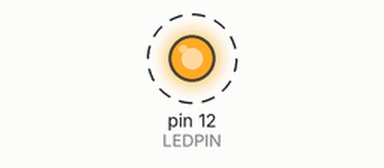
Recording of a sketch running on a simulated Arduino Uno, built with avr-gcc and run on an emulated ATmega328P. Shown: output pins drawn as LEDs (lit = HIGH). Dashed ring = blinking. What the sketch prints to the serial monitor is not drawn.

Above: at 0.5 s.
Timing chart, 0 to 4.6 s (numbered marks = the images above):
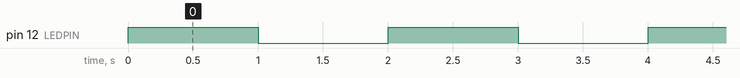

Measured:
- by itself, pin 12 (LEDPIN): alternates HIGH for 1.0 s and LOW for 1.0 s

The sketch:

LED.ino.ino
```cpp
/*
  Blink

  Turns an LED on for one second, then off for one second, repeatedly.

  Most Arduinos have an on-board LED you can control. On the UNO, MEGA and ZERO
  it is attached to digital pin 13, on MKR1000 on pin 6. LED_BUILTIN is set to
  the correct LED pin independent of which board is used.
  If you want to know what pin the on-board LED is connected to on your Arduino
  model, check the Technical Specs of your board at:
  https://www.arduino.cc/en/Main/Products


  http://www.arduino.cc/en/Tutorial/Blink
*/
int LEDPIN = 12;
// the setup function runs once when you press reset or power the board
void setup() {
  // initialize digital pin LED_BUILTIN as an output.
  pinMode(LEDPIN, OUTPUT);
  Serial.begin(9600);
}

// the loop function runs over and over again forever
void loop() {


  Serial.println("in the loop");
  digitalWrite(LEDPIN, HIGH);   // turn the LED on (HIGH is the voltage level)
  delay(1000);                       // wait for a second
  digitalWrite(LEDPIN, LOW);    // turn the LED off by making the voltage LOW
  delay(1000);                       // wait for a second

}
```
